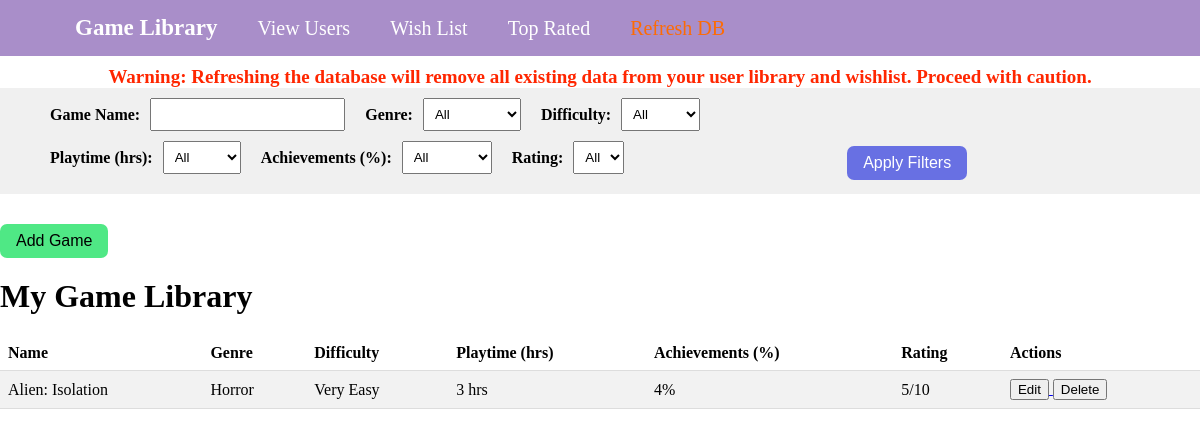
Before: / with the older database file.
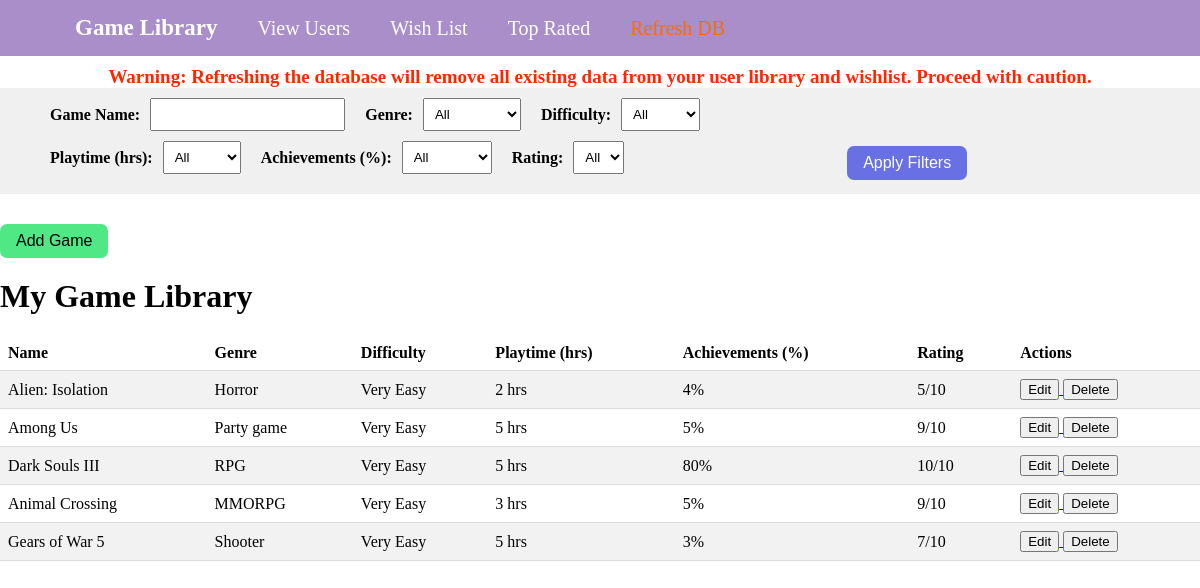
After: the same page with the newer database file.
### tables this page shows
CREATE TABLE UserGame (
       UGID INTEGER PRIMARY KEY,
       UG_GameID INTEGER,
       Difficulty STRING,
       Playtime INTEGER,
       Achievements TEXT,
       Rating INTEGER,
       Review TEXT,
       Date_Added DATE,
       FOREIGN KEY (UG_GameID) REFERENCES Game (GameID)
   );

CREATE TABLE Game (
       GameID INTEGER PRIMARY KEY AUTOINCREMENT,
       Game_Name TEXT,
       Game_Genre TEXT,  
       Game_Developer TEXT,
       Game_Release_Date TEXT,
       Game_Platform TEXT,
       Game_Price REAL
   );

### run.py (the view)
@app.route('/')
def home():
   conn = sqlite3.connect('CS4750Project.db')
   c = conn.cursor()
   c.execute("""
       SELECT
           UserGame.UGID,
           Game.Game_Name,
           Game.Game_Genre,
           UserGame.Difficulty,
           UserGame.Playtime,
           UserGame.Achievements,
           UserGame.Rating
       FROM UserGame
       JOIN Game ON UserGame.UG_GameID = Game.GameID
       ORDER BY UserGame.Date_Added DESC
   """)
   games = c.fetchall()
   conn.close()
   return render_template('landingPage.html', games=games)

### templates/landingPage.html (shortened to what this page needs)
<!DOCTYPE html>
<html>
<head>
</head>
<body>
    {% include 'navbar.html' %}
    <div class="filters-container">
        <div class="left-filters">
            <div class="filter-container">
                <label class="filter-label" for="name-filter">Game Name:</label>
                <input type="text" id="name-filter">
            </div>
            <div class="filter-container">
                <label class="filter-label" for="genre-filter">Genre:</label>
                <select id="genre-filter" class="filter-select">
                    <option value="">All</option>
                </select>
            </div>
            <div class="filter-container">
                <label class="filter-label" for="difficulty-filter">Difficulty:</label>
                <select id="difficulty-filter" class="filter-select">
                    <option value="">All</option>
                </select>
            </div>
        </div>
        <div class="right-filters">
            <div class="filter-container">
                <label class="filter-label" for="playtime-filter">Playtime (hrs):</label>
                <select id="playtime-filter" class="filter-select">
                    <option value="">All</option>
                </select>
            </div>
            <div class="filter-container">
                <label class="filter-label" for="achievements-filter">Achievements (%):</label>
                <select id="achievements-filter" class="filter-select">
                    <option value="">All</option>
                </select>
            </div>
            <div class="filter-container">
                <label class="filter-label" for="rating-filter">Rating:</label>
                <select id="rating-filter" class="filter-select">
                    <option value="">All</option>
                </select>
            </div>
        </div>
        <input type="button" value="Apply Filters" onclick="applyFilters()" class="filter-button">
    </div>
    <a href="{{ url_for('add_game') }}">
        <button class="new-game-button">Add Game</button>
    </a>
    <h1>My Game Library</h1>
    <table id="game-table">
        <tr>
            <th>Name</th>
            <th>Genre</th>
            <th>Difficulty</th>
            <th>Playtime (hrs)</th>
            <th>Achievements (%)</th>
            <th>Rating</th>
            <th>Actions</th>
        </tr>
        {% for game in games %}
        <tr>
            <td>{{ game[1] }}</td>
            <td>{{ game[2] }}</td>
            <td>{{ game[3] }}</td>
            <td>{{ game[4] }} hrs</td>
            <td>{{ game[5] }}%</td>
            <td>{{ game[6] }}/10</td>
            <td>
                <a href="{{ url_for('edit_game', game_id=game[0]) }}">
                    <button class="edit-button">Edit</button>
                </a>
                <a href="{{ url_for('confirm_delete', game_id=game[0]) }}">
                    <button class="confirm-delete-button">Delete</button>
                </a>
            </td>
        </tr>
        {% endfor %}
    </table>
</body>
</html>

### templates/navbar.html (shortened to what this page needs)
<!DOCTYPE html>
<html>
<head>
</head>
<body>
    <nav>
        <ul>
            <li><a href="/"><span class="logo">Game Library</span></a></li>
            <li><a href="/get-users">View Users</a></li>
            <li><a href="/wishlist">Wish List</a></li>
            <li><a href="/top-rated-games">Top Rated</a></li>
            <li><a href="/create-db" class="refresh-db-link">Refresh DB</a></li>
        </ul>
    </nav>
    <div class="warning-message">
        Warning: Refreshing the database will remove all existing data from your user library and wishlist. Proceed with caution.
    </div>
</body>
</html>

### templates/landingPage.html (style rules this page uses)
body { margin: 0; padding: 0; }
nav { background-color: #f0f0f0; padding: 10px; }
nav > * { display: flex; align-items: center; }
.filters-container { display: flex; flex-wrap: wrap; align-items: center; justify-content: space-between; padding: 10px; background-color: #f0f0f0; margin-bottom: 20px; }
.left-filters { display: flex; flex-wrap: wrap; align-items: center; margin-right: 15px; margin-left: 20px; }
.right-filters { display: flex; flex-wrap: wrap; align-items: center; margin-left: 20px; }
.filter-container { display: flex; align-items: center; margin-bottom: 10px; }
.filter-label { margin-right: 10px; margin-left: 20px; font-weight: bold; }
.filter-select, #name-filter { padding: 7px; }
.new-game-button { margin-top: 10px; padding: 8px 16px; background-color: rgb(79, 232, 133); color: black; border: none; border-radius: 7px; font-size: 16px; cursor: pointer; text-decoration: none; display: inline-block; transition: background-color 0.3s; margin-left: auto; }
.filter-button { margin-top: 10px; padding: 8px 16px; background-color: rgb(104, 112, 227); color: white; border: none; border-radius: 7px; font-size: 16px; cursor: pointer; text-decoration: none; display: block; margin: 0 auto; transition: background-color 0.3s; }
table { width: 100%; border-collapse: collapse; margin-top: 20px; }
th, td { text-align: left; padding: 8px; border-bottom: 1px solid #ddd; }
tr:nth-child(even) { background-color: #f2f2f2; }
h1 { margin-top: 20px; }

### templates/navbar.html (style rules this page uses)
nav { background-color: rgb(169, 142, 201); padding: 10px; display: flex; justify-content: space-between; align-items: center; }
nav ul { list-style-type: none; margin: 5px; display: flex; align-items: center; }
nav ul li { margin-right: 10px; margin-left: 10px; }
nav ul li a { text-decoration: none; color: #FFFFFF; font-size: 20px; padding-left: 10px; border-radius: 7px; padding:10px; }
.logo { font-weight: bold; font-size: 23px; }
.refresh-db-link { color: rgba(255, 106, 0, 0.98); text-align: right; }
.warning-message { color: rgb(255, 38, 0); font-weight: bold; margin-top: 10px; font-size: 19px; text-align: center; }

Changed rows visible on the page:
changed UserGame "Alien: Isolation": Playtime "3" → "2"
added UserGame: Game_Name "Among Us", Game_Genre "Party game", Difficulty "Very Easy", Playtime "5", Achievements "5", Rating "9"
added UserGame: Game_Name "Dark Souls III", Game_Genre "RPG", Difficulty "Very Easy", Playtime "5", Achievements "80", Rating "10"
added UserGame: Game_Name "Animal Crossing", Game_Genre "MMORPG", Difficulty "Very Easy", Playtime "3", Achievements "5", Rating "9"
added UserGame: Game_Name "Gears of War 5", Game_Genre "Shooter", Difficulty "Very Easy", Playtime "5", Achievements "3", Rating "7"
